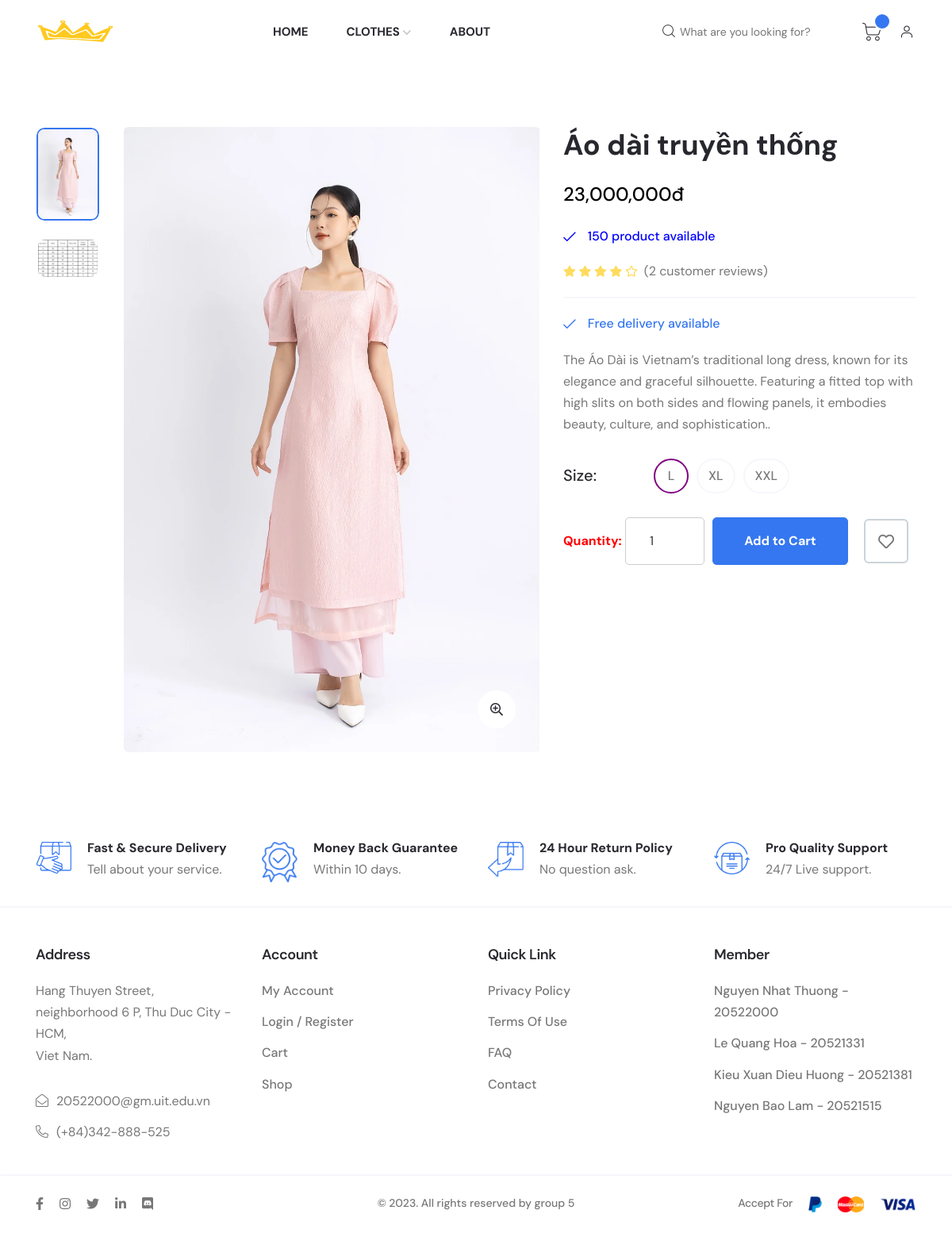
The app's page /web_user/fashionApp.php?act=detail_product&id=94 with its own data.
### tables this page shows
CREATE TABLE `tbl_product` (
  `id_product` int(6) NOT NULL,
  `product_name` varchar(255) NOT NULL,
  `quantity` int(11) NOT NULL DEFAULT 0,
  `product_img` varchar(50) NOT NULL,
  `product_prices` int(10) NOT NULL DEFAULT 0,
  `catalog_id` int(4) NOT NULL,
  `employee_entry` int(11) NOT NULL,
  `entry_date` date NOT NULL DEFAULT current_timestamp(),
  `sup_id` int(11) NOT NULL,
  `view` tinyint(4) NOT NULL DEFAULT 0,
  `special` tinyint(4) NOT NULL DEFAULT 0,
  `old_prices` int(11) NOT NULL DEFAULT 0,
  `description` varchar(255) NOT NULL,
  `size` varchar(5) NOT NULL DEFAULT 'L'
);

### model_user/productdb_user.php (called while the page is built, shortened)
<?php
function get_detail_product($id){
    $conn=connectdb();
    $stmt = $conn->prepare("SELECT * FROM tbl_product Where id_product =".$id);
    $stmt->execute();
    $kq=$stmt->fetchAll();
    return $kq;
}
?>

### web_user/detail_product.php (the view, shortened to what this page needs)
  <?php
    $i = 0;
    echo '
        <div class="axil-single-product-area axil-section-gap pb--0 bg-color-white">
            <div class="single-product-thumb mb--40">
                <div class="container">
                    <div class="row">
                        <div class="col-lg-7 mb--40">
                            <div class="row">
                                <div class="col-lg-10 order-lg-2">
                                    <div class="single-product-thumbnail-wrap zoom-gallery">
                                        <div class="single-product-thumbnail product-large-thumbnail-3 axil-product">
                                            <div class="thumbnail">
                                                <a href="../uploads/'.$detail_product[0]["product_img"].'" class="popup-zoom">
                                                    <img class="custom_img_detail" src="../uploads/'.$detail_product[0]["product_img"].'" alt="Product Images">
                                                </a>
                                            </div>
                                        </div>
                                        <div class="product-quick-view position-view">
                                            <a href="../uploads/'.$detail_product[0]["product_img"].'" class="popup-zoom">
                                                <i class="far fa-search-plus"></i>
                                            </a>
                                        </div>
                                    </div>
                                </div>
                                <div class="col-lg-2 order-lg-1">
                                    <div class="product-small-thumb-3 small-thumb-wrapper">
                                        <div class="small-thumb-img">
                                            <img src="../uploads/'.$detail_product[0]["product_img"].'" alt="thumb image">
                                        </div>
                                        <div class="small-thumb-img">
                                            <img src="../uploads/size.png" alt="thumb image">
                                        </div>
                                    </div>
                                </div>
                            </div>
                        </div>
                        <div class="col-lg-5 mb--40">
                            <div class="single-product-content">
                                <div class="inner">
                                    <h2 class="product-title">'.$detail_product[0]["product_name"].'</h2>
                                    <span class="price-amount">'.number_format($detail_product[0]["product_prices"]).'đ</span>';
                                    if ($detail_product[0]["quantity"] == 0) {
                                        echo '
                                            <ul class="product-meta">
                                                <li style="color: red;"><i class="fal fa-times"></i>Run out of stock</li>
                                                <li style="color: red;"><i class="fal fa-times"></i>'.$detail_product[0]["quantity"].' product available</li>
                                            </ul>
                                        ';
                                    } else {
                                        echo '
                                            <ul class="product-meta">
                                                <li style="color: Blue;"><i class="fal fa-check"></i>'.$detail_product[0]["quantity"].' product available</li>
                                            </ul>
                                        ';
                                    }
                                    echo '
                                    <div class="product-rating">
                                        <div class="star-rating">
                                            <i class="fas fa-star"></i>
                                            <i class="fas fa-star"></i>
                                            <i class="fas fa-star"></i>
                                            <i class="fas fa-star"></i>
                                            <i class="far fa-star"></i>
                                        </div>
                                        <div class="review-link">
                                            <a href="#">(<span>2</span> customer reviews)</a>
                                        </div>
                                    </div>
                                    <ul class="product-meta">
                                        <li><i class="fal fa-check"></i>Free delivery available</li>
                                    </ul>
                                    <p class="description">'.$detail_product[0]["description"].'.</p>
                                    <div class="product-variations-wrapper">
                                        <div class="product-variation product-size-variation">
                                            <h6 class="title">Size:</h6>
                                            <ul class="range-variant">
                                                <li onclick="highlightSize(this)" class="active">'.$detail_product[0]["size"].'</li>
                                                <li onclick="highlightSize(this)">XL</li>
                                                <li onclick="highlightSize(this)">XXL</li>
                                            </ul>
                                        </div>
                                    </div>';
                                    echo '
                                    <div class="product-action-wrapper d-flex-center">
                                        <form id="slider_product_'.$i.'" action="fashionApp.php?act=add_cart" method="POST">
                                            <input type="hidden" value="'.$detail_product[0]["product_img"].'" name="img">
                                            <input type="hidden" value="'.$detail_product[0]["product_name"].'" name="name">
                                            <input type="hidden" value="'.$detail_product[0]["product_prices"].'" name="price">
                                            <input type="hidden" value="'.$detail_product[0]["id_product"].'" name="id">
                                            <input type="hidden" value="'.$detail_product[0]["size"].'" name="size">
                                            <label style="color: red; font-weight: bold;">Quantity:</label>
                                            <input style="height: 59.2px; border: 1px solid #ccc; border-radius: 5px; font-size: 16px; color: #333;
                                            width: 100px;" type="number" name="quantity" value="1"  min="1" max="'.$detail_product[0]["quantity"].'" placeholder="quantity"  oninput="limitInput(this)">
                                        </form>
                                        <ul class="product-action d-flex-center mb--0">';
                                            if ($detail_product[0]["quantity"] != 0) {
                                                echo '
                                                    <li class="add-to-cart"><a href="javascript:void(0);" onclick="submitForm('.$i.')" class="axil-btn btn-bg-primary">Add to Cart</a></li>
                                                    <li class="wishlist"><a href="#" class="axil-btn wishlist-btn"><i class="far fa-heart"></i></a></li>
                                                ';
                                            } else {
                                                echo '
                                                <li class="add-to-cart" ><a style="background-color: grey; color: white;"href="#" class="axil-btn" >Out of stock</a></li>
                                                <li class="wishlist"><a href="#" class="axil-btn wishlist-btn"><i class="far fa-heart"></i></a></li>
                                                ';
                                            }
                                    echo '
                                        </ul>
                                    </div>
                                </div>
                            </div>
                        </div>
                    </div>
                </div>
            </div>
        </div>
    ';
?>

### web_user/detail_product.php (style rules this page uses)
.active { background-color: green; }

### records on screen
tbl_product: product_img (picture), product_name "Áo dài truyền thống", product_prices "23,000,000", quantity "150", description "The Áo Dài is Vietnam’s traditional long dress, known for its elegance and graceful silhouette. Featuring a fitted top with high slits on both sides and flowing panels, it embodies beauty, culture, and sophistication.", size "L"
